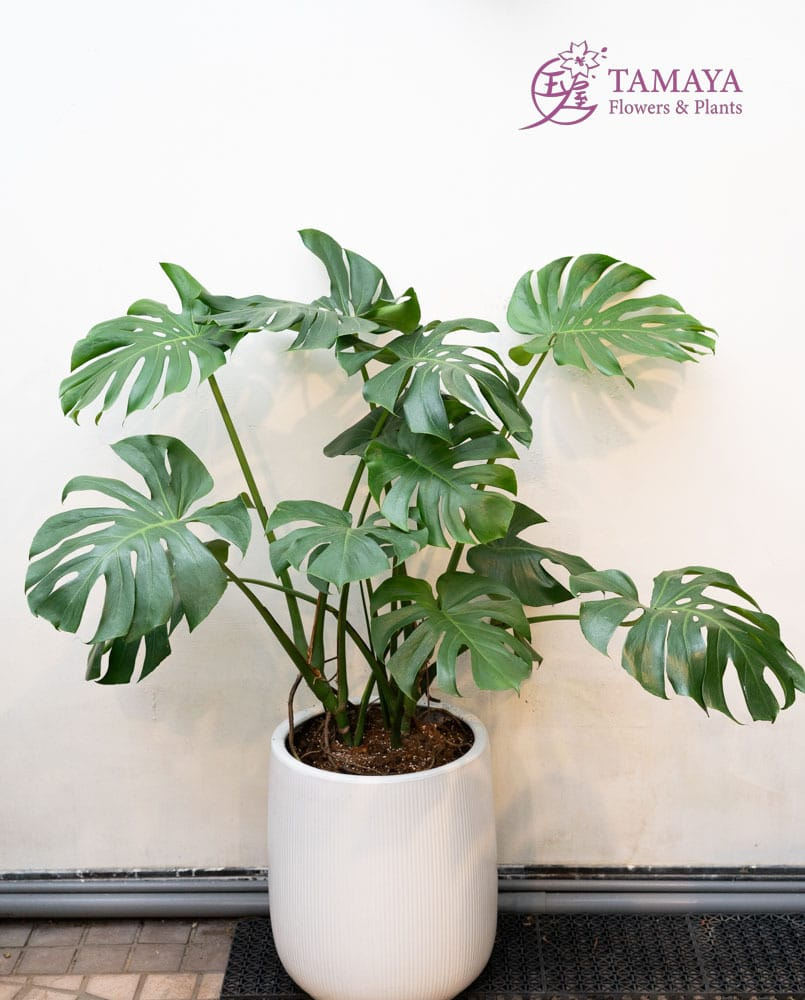
#> input picture plant.jpg, 805 x 1000 px
$ python -i app.py   (imports and definitions only)
#> lines starting #> are read from the running program, lines starting #| are printed output that depends on the picture; after the words box and inside, x2 and y2 are one past the last pixel; in counts of white or black regions, pixels touching at a corner belong together
from flask import Flask, render_template, request, redirect, url_for, session
import cv2
import numpy as np
import os
import sqlite3
from datetime import datetime
from functools import wraps

# [1 line not run here, left out]

# Session 使用的密鑰
# [4 lines that did not run here, left out]

UPLOAD_FOLDER = "static/uploads"
DATABASE = "plant_data.db"

# [1 line not run here, left out]


# =========================
# 資料庫
# =========================

# [17 lines left out: function init_db, not called in this run]


# =========================
# 植物分析
# =========================

def analyze_plant(image_path):

#> called with image_path = 'plant.jpg'
    image = cv2.imread(image_path)
#> image is the input picture: shape (1000, 805, 3); mean B, G, R 178.6, 190.5, 188.8

    if image is None:
        return None

    height, width = image.shape[:2]
#> height = 1000; width = 805

    hsv = cv2.cvtColor(
        image,
        cv2.COLOR_BGR2HSV
    )
#> hsv: shape (1000, 805, 3); mean H, S, V 34.6, 34.5, 195.1

    lower_green = np.array([25, 40, 30])
    upper_green = np.array([95, 255, 255])

    mask = cv2.inRange(
        hsv,
        lower_green,
        upper_green
    )
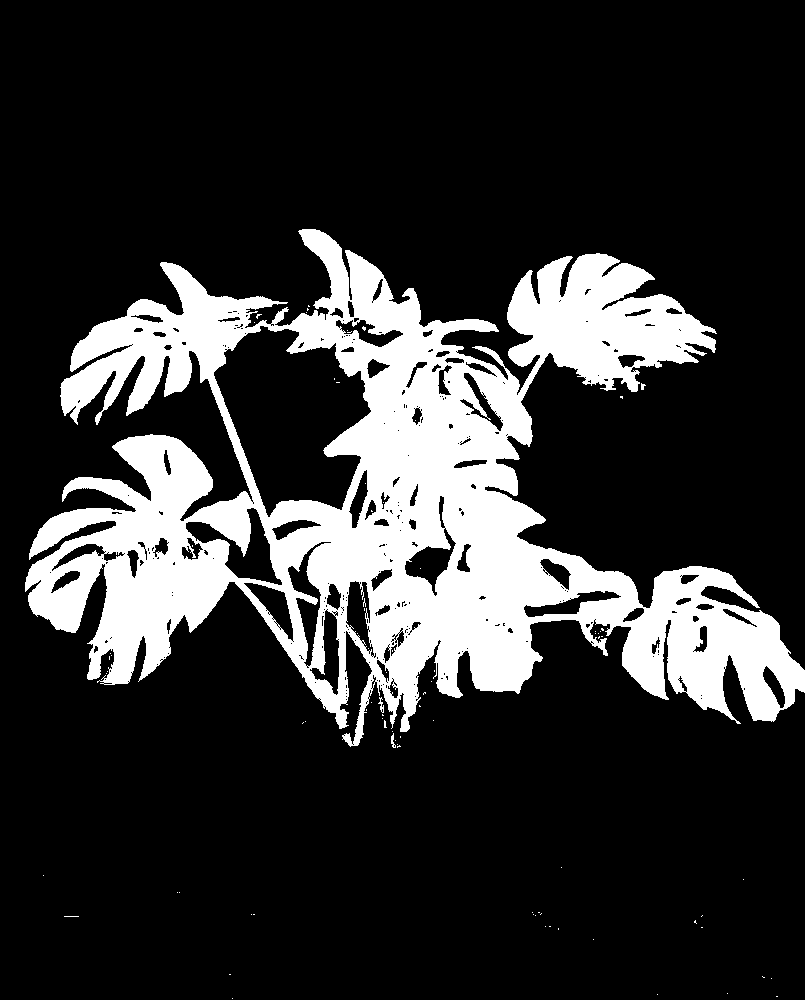
#> mask: shape (1000, 805); 19.4% white; 83 white regions (79 under 20 px), largest, box (x1, y1, x2, y2) and area: (25, 229, 805, 747) 155581, (378, 697, 384, 713) 41, (391, 733, 396, 748) 37, (641, 383, 646, 390) 22

    kernel = np.ones(
        (5, 5),
        np.uint8
    )

    mask = cv2.morphologyEx(
        mask,
        cv2.MORPH_OPEN,
        kernel
    )
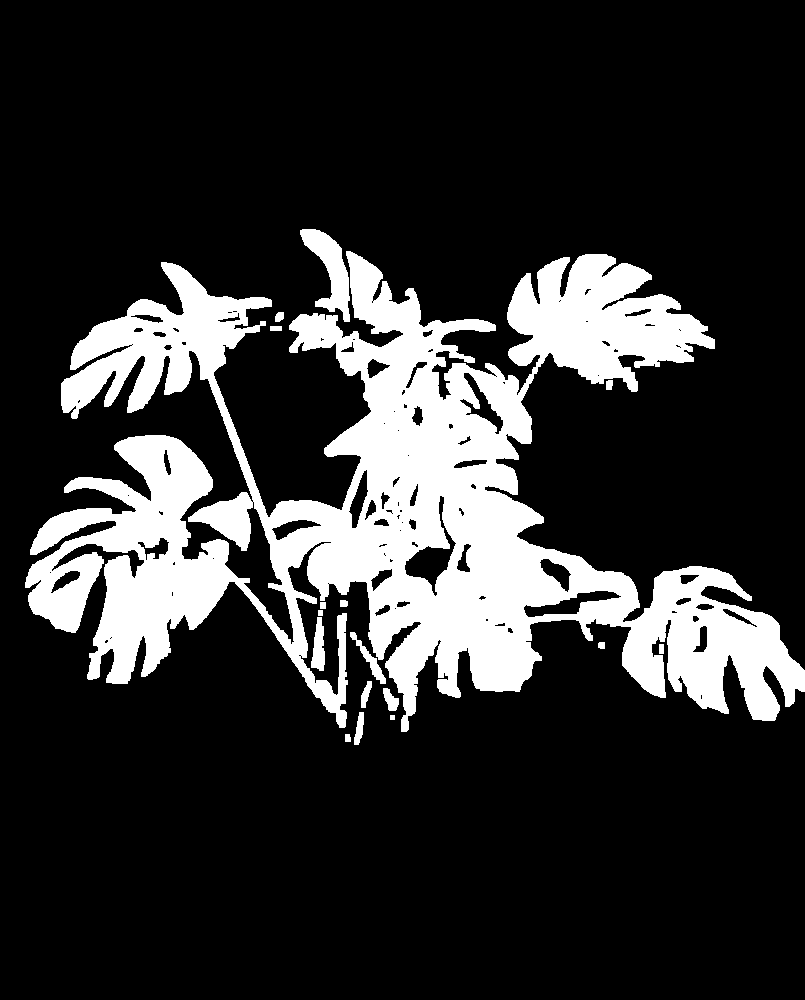
#> mask: shape (1000, 805); 18.8% white; 17 white regions, largest, box (x1, y1, x2, y2) and area: (25, 251, 805, 732) 147511, (300, 229, 350, 322) 2023, (311, 617, 325, 671) 511

    mask = cv2.morphologyEx(
        mask,
        cv2.MORPH_CLOSE,
        kernel
    )
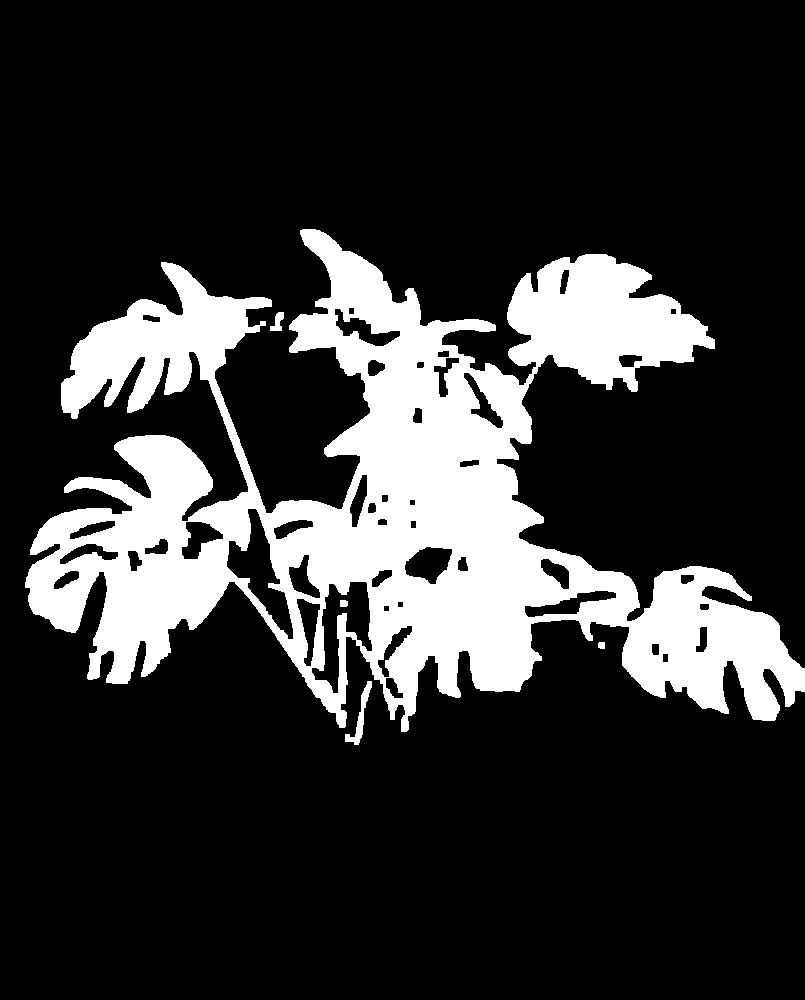
#> mask: shape (1000, 805); 19.4% white; 5 white regions

    green_pixels = cv2.countNonZero(mask)
#> green_pixels = 156568

    total_pixels = width * height
#> total_pixels = 805000

    green_ratio = (
        green_pixels / total_pixels
    ) * 100
#> green_ratio = 19.45

    contours, _ = cv2.findContours(
        mask,
        cv2.RETR_EXTERNAL,
        cv2.CHAIN_APPROX_SIMPLE
    )
#> contours = 4 contours; box (x1, y1, x2, y2) and area: (25, 229, 805, 732) 170278, (345, 681, 372, 745) 369, (270, 312, 284, 331) 125, (598, 642, 605, 649) 34

    plant_area = 0
    plant_width = 0
    plant_height = 0

    if contours:

        largest_contour = max(
            contours,
            key=cv2.contourArea
        )
#> largest_contour = contour of 2879 points, box (x1, y1, x2, y2) (25, 229, 805, 732), area 170278

        plant_area = cv2.contourArea(
            largest_contour
        )
#> plant_area = 170278

        x, y, w, h = cv2.boundingRect(
            largest_contour
        )
#> x = 25; y = 229; w = 780; h = 503

        plant_width = w
#> plant_width = 780
        plant_height = h
#> plant_height = 503

    if green_ratio >= 15:

        status = "植物影像正常"

    elif green_ratio >= 5:

        status = "植物綠色區域較少"

    else:

        status = "可能需要進一步觀察"

    return {
        "width": width,
        "height": height,
        "green_pixels": green_pixels,
        "green_ratio": round(green_ratio, 2),
        "plant_area": round(plant_area, 2),
        "plant_width": plant_width,
        "plant_height": plant_height,
        "status": status
    }


# =========================
# 儲存資料
# =========================

# [237 lines left out: functions save_record, get_records, admin_required, admin_login, admin, delete_record and 3 more, not called in this run]


# =========================
# 啟動
# =========================

# [10 lines not run here, left out]

>>> result = analyze_plant('plant.jpg')
#> result = {'width': 805, 'height': 1000, 'green_pixels': 156568, 'green_ratio': 19.45, 'plant_area': 170278, 'plant_width': 780, 'plant_height': 503, 'status': '植物影像正常'}
